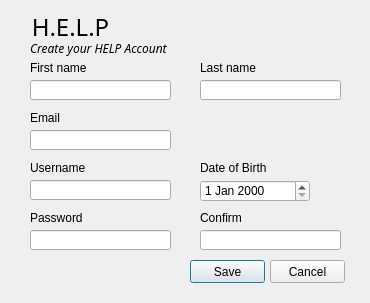
<?xml version="1.0" encoding="UTF-8"?>
<ui version="4.0">
 <class>addAccount</class>
 <widget class="QDialog" name="addAccount">
  <property name="geometry">
   <rect>
    <x>0</x>
    <y>0</y>
    <width>370</width>
    <height>303</height>
   </rect>
  </property>
  <property name="windowTitle">
   <string>Create Account</string>
  </property>
  <property name="sizeGripEnabled">
   <bool>false</bool>
  </property>
  <property name="modal">
   <bool>false</bool>
  </property>
  <widget class="QLabel" name="label">
   <property name="geometry">
    <rect>
     <x>30</x>
     <y>40</y>
     <width>171</width>
     <height>16</height>
    </rect>
   </property>
   <property name="font">
    <font>
     <family>Lucida Sans</family>
     <italic>true</italic>
    </font>
   </property>
   <property name="text">
    <string>Create your HELP Account</string>
   </property>
  </widget>
  <widget class="QLabel" name="label_2">
   <property name="geometry">
    <rect>
     <x>20</x>
     <y>10</y>
     <width>101</width>
     <height>31</height>
    </rect>
   </property>
   <property name="font">
    <font>
     <family>Showcard Gothic</family>
     <pointsize>18</pointsize>
     <underline>false</underline>
    </font>
   </property>
   <property name="text">
    <string>H.E.L.P</string>
   </property>
   <property name="textFormat">
    <enum>Qt::RichText</enum>
   </property>
   <property name="alignment">
    <set>Qt::AlignCenter</set>
   </property>
   <property name="wordWrap">
    <bool>false</bool>
   </property>
  </widget>
  <widget class="QLabel" name="label_3">
   <property name="geometry">
    <rect>
     <x>30</x>
     <y>60</y>
     <width>61</width>
     <height>16</height>
    </rect>
   </property>
   <property name="text">
    <string>First name</string>
   </property>
  </widget>
  <widget class="QLabel" name="label_4">
   <property name="geometry">
    <rect>
     <x>200</x>
     <y>60</y>
     <width>61</width>
     <height>16</height>
    </rect>
   </property>
   <property name="text">
    <string>Last name</string>
   </property>
  </widget>
  <widget class="QLabel" name="label_5">
   <property name="geometry">
    <rect>
     <x>30</x>
     <y>110</y>
     <width>61</width>
     <height>16</height>
    </rect>
   </property>
   <property name="text">
    <string>Email</string>
   </property>
  </widget>
  <widget class="QLabel" name="label_6">
   <property name="geometry">
    <rect>
     <x>30</x>
     <y>160</y>
     <width>61</width>
     <height>16</height>
    </rect>
   </property>
   <property name="text">
    <string>Username</string>
   </property>
  </widget>
  <widget class="QLabel" name="label_7">
   <property name="geometry">
    <rect>
     <x>30</x>
     <y>210</y>
     <width>61</width>
     <height>16</height>
    </rect>
   </property>
   <property name="text">
    <string>Password</string>
   </property>
  </widget>
  <widget class="QLabel" name="label_8">
   <property name="geometry">
    <rect>
     <x>200</x>
     <y>210</y>
     <width>61</width>
     <height>16</height>
    </rect>
   </property>
   <property name="text">
    <string>Confirm</string>
   </property>
  </widget>
  <widget class="QLabel" name="label_9">
   <property name="geometry">
    <rect>
     <x>200</x>
     <y>160</y>
     <width>71</width>
     <height>16</height>
    </rect>
   </property>
   <property name="text">
    <string>Date of Birth</string>
   </property>
  </widget>
  <widget class="QLineEdit" name="fname">
   <property name="geometry">
    <rect>
     <x>30</x>
     <y>80</y>
     <width>141</width>
     <height>20</height>
    </rect>
   </property>
  </widget>
  <widget class="QLineEdit" name="lname">
   <property name="geometry">
    <rect>
     <x>200</x>
     <y>80</y>
     <width>141</width>
     <height>20</height>
    </rect>
   </property>
  </widget>
  <widget class="QLineEdit" name="email">
   <property name="geometry">
    <rect>
     <x>30</x>
     <y>130</y>
     <width>141</width>
     <height>20</height>
    </rect>
   </property>
  </widget>
  <widget class="QLineEdit" name="username">
   <property name="geometry">
    <rect>
     <x>30</x>
     <y>180</y>
     <width>141</width>
     <height>20</height>
    </rect>
   </property>
  </widget>
  <widget class="QLineEdit" name="password">
   <property name="geometry">
    <rect>
     <x>30</x>
     <y>230</y>
     <width>141</width>
     <height>20</height>
    </rect>
   </property>
   <property name="echoMode">
    <enum>QLineEdit::Password</enum>
   </property>
  </widget>
  <widget class="QLineEdit" name="confirm">
   <property name="geometry">
    <rect>
     <x>200</x>
     <y>230</y>
     <width>141</width>
     <height>20</height>
    </rect>
   </property>
   <property name="echoMode">
    <enum>QLineEdit::Password</enum>
   </property>
  </widget>
  <widget class="QDateEdit" name="dob">
   <property name="geometry">
    <rect>
     <x>200</x>
     <y>180</y>
     <width>110</width>
     <height>22</height>
    </rect>
   </property>
  </widget>
  <widget class="QLabel" name="check1">
   <property name="geometry">
    <rect>
     <x>80</x>
     <y>60</y>
     <width>61</width>
     <height>16</height>
    </rect>
   </property>
   <property name="text">
    <string>&lt;html&gt;&lt;head/&gt;&lt;body&gt;&lt;p&gt;&lt;br/&gt;&lt;/p&gt;&lt;/body&gt;&lt;/html&gt;</string>
   </property>
  </widget>
  <widget class="QLabel" name="check2">
   <property name="geometry">
    <rect>
     <x>250</x>
     <y>60</y>
     <width>61</width>
     <height>16</height>
    </rect>
   </property>
   <property name="text">
    <string>&lt;html&gt;&lt;head/&gt;&lt;body&gt;&lt;p&gt;&lt;br/&gt;&lt;/p&gt;&lt;/body&gt;&lt;/html&gt;</string>
   </property>
  </widget>
  <widget class="QLabel" name="check3">
   <property name="geometry">
    <rect>
     <x>60</x>
     <y>110</y>
     <width>121</width>
     <height>16</height>
    </rect>
   </property>
   <property name="text">
    <string>&lt;html&gt;&lt;head/&gt;&lt;body&gt;&lt;p&gt;&lt;br/&gt;&lt;/p&gt;&lt;/body&gt;&lt;/html&gt;</string>
   </property>
  </widget>
  <widget class="QLabel" name="check4">
   <property name="geometry">
    <rect>
     <x>80</x>
     <y>160</y>
     <width>111</width>
     <height>16</height>
    </rect>
   </property>
   <property name="text">
    <string>&lt;html&gt;&lt;head/&gt;&lt;body&gt;&lt;p&gt;&lt;br/&gt;&lt;/p&gt;&lt;/body&gt;&lt;/html&gt;</string>
   </property>
  </widget>
  <widget class="QLabel" name="check5">
   <property name="geometry">
    <rect>
     <x>80</x>
     <y>210</y>
     <width>61</width>
     <height>16</height>
    </rect>
   </property>
   <property name="text">
    <string>&lt;html&gt;&lt;head/&gt;&lt;body&gt;&lt;p&gt;&lt;br/&gt;&lt;/p&gt;&lt;/body&gt;&lt;/html&gt;</string>
   </property>
  </widget>
  <widget class="QLabel" name="check6">
   <property name="geometry">
    <rect>
     <x>240</x>
     <y>210</y>
     <width>91</width>
     <height>16</height>
    </rect>
   </property>
   <property name="text">
    <string>&lt;html&gt;&lt;head/&gt;&lt;body&gt;&lt;p&gt;&lt;br/&gt;&lt;/p&gt;&lt;/body&gt;&lt;/html&gt;</string>
   </property>
   <property name="scaledContents">
    <bool>false</bool>
   </property>
  </widget>
  <widget class="QLabel" name="error">
   <property name="geometry">
    <rect>
     <x>190</x>
     <y>30</y>
     <width>131</width>
     <height>21</height>
    </rect>
   </property>
   <property name="text">
    <string/>
   </property>
   <property name="alignment">
    <set>Qt::AlignCenter</set>
   </property>
  </widget>
  <widget class="QPushButton" name="Save">
   <property name="geometry">
    <rect>
     <x>190</x>
     <y>260</y>
     <width>75</width>
     <height>23</height>
    </rect>
   </property>
   <property name="text">
    <string>Save</string>
   </property>
  </widget>
  <widget class="QPushButton" name="cancel">
   <property name="geometry">
    <rect>
     <x>270</x>
     <y>260</y>
     <width>75</width>
     <height>23</height>
    </rect>
   </property>
   <property name="text">
    <string>Cancel</string>
   </property>
  </widget>
 </widget>
 <resources/>
 <connections/>
</ui>
